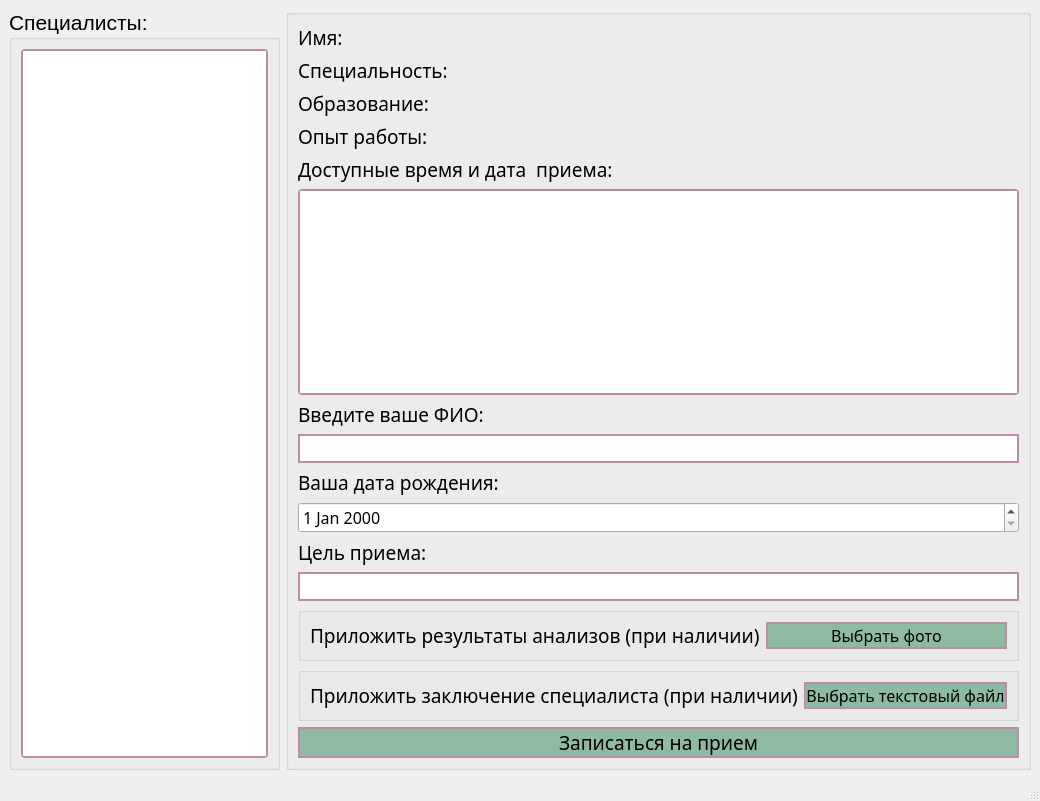
<?xml version="1.0" encoding="UTF-8"?>
<ui version="4.0">
 <class>MainWindow</class>
 <widget class="QMainWindow" name="MainWindow">
  <property name="geometry">
   <rect>
    <x>0</x>
    <y>0</y>
    <width>1040</width>
    <height>801</height>
   </rect>
  </property>
  <property name="windowTitle">
   <string>MainWindow</string>
  </property>
  <property name="styleSheet">
   <string notr="true">QPushButton{
  background-color: #8dbaa1;
  color: black;
  text-align: center;
  text-decoration: none;
  display: inline-block;
  border: 2px solid #ba8da6;
}

QPushButton:hover{
  background-color: #ba8da6;
  color: black;
  border: 2px solid #8dbaa1;
}

QLineEdit{
      border: 2px solid #ba8da6;
}

QListWidget{
  border-radius: 4px;
   border: 2px solid #ba8da6;
}
QDateWidget{
   border: 2px solid #ba8da6;
}</string>
  </property>
  <widget class="QWidget" name="centralwidget">
   <layout class="QGridLayout" name="gridLayout">
    <item row="1" column="1">
     <widget class="QGroupBox" name="groupBox_2">
      <property name="font">
       <font>
        <family>SF UI Display</family>
        <pointsize>12</pointsize>
       </font>
      </property>
      <property name="title">
       <string/>
      </property>
      <layout class="QGridLayout" name="gridLayout_3">
       <item row="13" column="0">
        <widget class="QLabel" name="label_8">
         <property name="font">
          <font>
           <family>SF UI Display</family>
           <pointsize>14</pointsize>
          </font>
         </property>
         <property name="text">
          <string>Цель приема:</string>
         </property>
        </widget>
       </item>
       <item row="4" column="0">
        <widget class="QLabel" name="experience_label">
         <property name="font">
          <font>
           <family>SF UI Display</family>
           <pointsize>14</pointsize>
          </font>
         </property>
         <property name="text">
          <string>&lt;html&gt;&lt;head/&gt;&lt;body&gt;&lt;p&gt;&lt;span style=&quot; font-size:14pt;&quot;&gt;Опыт работы:&lt;/span&gt;&lt;/p&gt;&lt;/body&gt;&lt;/html&gt;</string>
         </property>
        </widget>
       </item>
       <item row="10" column="0">
        <widget class="QLineEdit" name="name_label">
         <property name="font">
          <font>
           <family>SF UI Display</family>
           <pointsize>12</pointsize>
          </font>
         </property>
        </widget>
       </item>
       <item row="12" column="0">
        <widget class="QDateEdit" name="birthday_label">
         <property name="palette">
          <palette>
           <active/>
           <inactive/>
           <disabled/>
          </palette>
         </property>
         <property name="font">
          <font>
           <family>SF UI Display</family>
           <pointsize>12</pointsize>
          </font>
         </property>
        </widget>
       </item>
       <item row="2" column="0">
        <widget class="QLabel" name="prof_label">
         <property name="font">
          <font>
           <family>SF UI Display</family>
           <pointsize>14</pointsize>
          </font>
         </property>
         <property name="text">
          <string>&lt;html&gt;&lt;head/&gt;&lt;body&gt;&lt;p&gt;&lt;span style=&quot; font-size:14pt;&quot;&gt;Специальность:&lt;/span&gt;&lt;/p&gt;&lt;/body&gt;&lt;/html&gt;</string>
         </property>
        </widget>
       </item>
       <item row="18" column="0">
        <widget class="QPushButton" name="make_button">
         <property name="font">
          <font>
           <family>SF UI Display</family>
           <pointsize>14</pointsize>
           <underline>false</underline>
           <strikeout>false</strikeout>
          </font>
         </property>
         <property name="text">
          <string>Записаться на прием</string>
         </property>
        </widget>
       </item>
       <item row="3" column="0">
        <widget class="QLabel" name="education_label">
         <property name="font">
          <font>
           <family>SF UI Display</family>
           <pointsize>14</pointsize>
          </font>
         </property>
         <property name="text">
          <string>&lt;html&gt;&lt;head/&gt;&lt;body&gt;&lt;p&gt;&lt;span style=&quot; font-size:14pt;&quot;&gt;Образование:&lt;/span&gt;&lt;/p&gt;&lt;/body&gt;&lt;/html&gt;</string>
         </property>
        </widget>
       </item>
       <item row="7" column="0">
        <widget class="QLabel" name="label_5">
         <property name="font">
          <font>
           <family>SF UI Display</family>
           <pointsize>14</pointsize>
          </font>
         </property>
         <property name="text">
          <string>Доступные время и дата  приема:</string>
         </property>
        </widget>
       </item>
       <item row="8" column="0">
        <widget class="QListWidget" name="dates_list">
         <property name="font">
          <font>
           <family>SF UI Display</family>
           <pointsize>12</pointsize>
          </font>
         </property>
        </widget>
       </item>
       <item row="9" column="0">
        <widget class="QLabel" name="label_6">
         <property name="font">
          <font>
           <family>SF UI Display</family>
           <pointsize>14</pointsize>
          </font>
         </property>
         <property name="text">
          <string>Введите ваше ФИО:</string>
         </property>
        </widget>
       </item>
       <item row="1" column="0">
        <widget class="QLabel" name="label">
         <property name="font">
          <font>
           <family>SF UI Display</family>
           <pointsize>14</pointsize>
          </font>
         </property>
         <property name="text">
          <string>Имя: </string>
         </property>
        </widget>
       </item>
       <item row="11" column="0">
        <widget class="QLabel" name="label_7">
         <property name="font">
          <font>
           <family>SF UI Display</family>
           <pointsize>14</pointsize>
          </font>
         </property>
         <property name="text">
          <string>Ваша дата рождения:</string>
         </property>
        </widget>
       </item>
       <item row="14" column="0">
        <widget class="QLineEdit" name="goal_label">
         <property name="font">
          <font>
           <family>SF UI Display</family>
           <pointsize>12</pointsize>
          </font>
         </property>
        </widget>
       </item>
       <item row="15" column="0">
        <widget class="QGroupBox" name="groupBox_3">
         <property name="font">
          <font>
           <family>SF UI Display</family>
           <pointsize>12</pointsize>
          </font>
         </property>
         <property name="title">
          <string/>
         </property>
         <layout class="QGridLayout" name="gridLayout_2">
          <item row="0" column="0">
           <widget class="QLabel" name="label_9">
            <property name="font">
             <font>
              <family>SF UI Display</family>
              <pointsize>14</pointsize>
             </font>
            </property>
            <property name="text">
             <string>Приложить результаты анализов (при наличии)</string>
            </property>
           </widget>
          </item>
          <item row="0" column="1">
           <widget class="QPushButton" name="photo_button">
            <property name="font">
             <font>
              <family>SF UI Display</family>
              <pointsize>12</pointsize>
              <underline>false</underline>
              <strikeout>false</strikeout>
             </font>
            </property>
            <property name="text">
             <string>Выбрать фото</string>
            </property>
           </widget>
          </item>
         </layout>
        </widget>
       </item>
       <item row="16" column="0">
        <widget class="QGroupBox" name="groupBox">
         <property name="font">
          <font>
           <family>SF UI Display</family>
           <pointsize>12</pointsize>
          </font>
         </property>
         <property name="title">
          <string/>
         </property>
         <layout class="QGridLayout" name="gridLayout_4">
          <item row="0" column="1">
           <widget class="QPushButton" name="text_button">
            <property name="font">
             <font>
              <family>SF UI Display</family>
              <pointsize>12</pointsize>
              <underline>false</underline>
              <strikeout>false</strikeout>
             </font>
            </property>
            <property name="text">
             <string>Выбрать текстовый файл</string>
            </property>
           </widget>
          </item>
          <item row="0" column="0">
           <widget class="QLabel" name="label_2">
            <property name="font">
             <font>
              <family>SF UI Display</family>
              <pointsize>14</pointsize>
             </font>
            </property>
            <property name="text">
             <string>Приложить заключение специалиста (при наличии)</string>
            </property>
           </widget>
          </item>
         </layout>
        </widget>
       </item>
      </layout>
     </widget>
    </item>
    <item row="1" column="0">
     <widget class="QGroupBox" name="groupBox_4">
      <property name="font">
       <font>
        <pointsize>16</pointsize>
       </font>
      </property>
      <property name="title">
       <string>Специалисты:</string>
      </property>
      <layout class="QGridLayout" name="gridLayout_5">
       <item row="0" column="0">
        <widget class="QListWidget" name="names_list">
         <property name="palette">
          <palette>
           <active>
            <colorrole role="WindowText">
             <brush brushstyle="SolidPattern">
              <color alpha="255">
               <red>0</red>
               <green>0</green>
               <blue>0</blue>
              </color>
             </brush>
            </colorrole>
            <colorrole role="Button">
             <brush brushstyle="SolidPattern">
              <color alpha="255">
               <red>186</red>
               <green>141</green>
               <blue>166</blue>
              </color>
             </brush>
            </colorrole>
            <colorrole role="Light">
             <brush brushstyle="SolidPattern">
              <color alpha="255">
               <red>255</red>
               <green>217</green>
               <blue>238</blue>
              </color>
             </brush>
            </colorrole>
            <colorrole role="Midlight">
             <brush brushstyle="SolidPattern">
              <color alpha="255">
               <red>220</red>
               <green>179</green>
               <blue>202</blue>
              </color>
             </brush>
            </colorrole>
            <colorrole role="Dark">
             <brush brushstyle="SolidPattern">
              <color alpha="255">
               <red>93</red>
               <green>71</green>
               <blue>83</blue>
              </color>
             </brush>
            </colorrole>
            <colorrole role="Mid">
             <brush brushstyle="SolidPattern">
              <color alpha="255">
               <red>124</red>
               <green>94</green>
               <blue>111</blue>
              </color>
             </brush>
            </colorrole>
            <colorrole role="Text">
             <brush brushstyle="SolidPattern">
              <color alpha="255">
               <red>0</red>
               <green>0</green>
               <blue>0</blue>
              </color>
             </brush>
            </colorrole>
            <colorrole role="BrightText">
             <brush brushstyle="SolidPattern">
              <color alpha="255">
               <red>255</red>
               <green>255</green>
               <blue>255</blue>
              </color>
             </brush>
            </colorrole>
            <colorrole role="ButtonText">
             <brush brushstyle="SolidPattern">
              <color alpha="255">
               <red>0</red>
               <green>0</green>
               <blue>0</blue>
              </color>
             </brush>
            </colorrole>
            <colorrole role="Base">
             <brush brushstyle="SolidPattern">
              <color alpha="255">
               <red>255</red>
               <green>255</green>
               <blue>255</blue>
              </color>
             </brush>
            </colorrole>
            <colorrole role="Window">
             <brush brushstyle="SolidPattern">
              <color alpha="255">
               <red>186</red>
               <green>141</green>
               <blue>166</blue>
              </color>
             </brush>
            </colorrole>
            <colorrole role="Shadow">
             <brush brushstyle="SolidPattern">
              <color alpha="255">
               <red>0</red>
               <green>0</green>
               <blue>0</blue>
              </color>
             </brush>
            </colorrole>
            <colorrole role="Highlight">
             <brush brushstyle="SolidPattern">
              <color alpha="255">
               <red>141</red>
               <green>186</green>
               <blue>161</blue>
              </color>
             </brush>
            </colorrole>
            <colorrole role="Link">
             <brush brushstyle="SolidPattern">
              <color alpha="255">
               <red>141</red>
               <green>186</green>
               <blue>161</blue>
              </color>
             </brush>
            </colorrole>
            <colorrole role="AlternateBase">
             <brush brushstyle="SolidPattern">
              <color alpha="255">
               <red>220</red>
               <green>198</green>
               <blue>210</blue>
              </color>
             </brush>
            </colorrole>
            <colorrole role="ToolTipBase">
             <brush brushstyle="SolidPattern">
              <color alpha="255">
               <red>255</red>
               <green>255</green>
               <blue>220</blue>
              </color>
             </brush>
            </colorrole>
            <colorrole role="ToolTipText">
             <brush brushstyle="SolidPattern">
              <color alpha="255">
               <red>0</red>
               <green>0</green>
               <blue>0</blue>
              </color>
             </brush>
            </colorrole>
            <colorrole role="PlaceholderText">
             <brush brushstyle="SolidPattern">
              <color alpha="128">
               <red>0</red>
               <green>0</green>
               <blue>0</blue>
              </color>
             </brush>
            </colorrole>
           </active>
           <inactive>
            <colorrole role="WindowText">
             <brush brushstyle="SolidPattern">
              <color alpha="255">
               <red>0</red>
               <green>0</green>
               <blue>0</blue>
              </color>
             </brush>
            </colorrole>
            <colorrole role="Button">
             <brush brushstyle="SolidPattern">
              <color alpha="255">
               <red>186</red>
               <green>141</green>
               <blue>166</blue>
              </color>
             </brush>
            </colorrole>
            <colorrole role="Light">
             <brush brushstyle="SolidPattern">
              <color alpha="255">
               <red>255</red>
               <green>217</green>
               <blue>238</blue>
              </color>
             </brush>
            </colorrole>
            <colorrole role="Midlight">
             <brush brushstyle="SolidPattern">
              <color alpha="255">
               <red>220</red>
               <green>179</green>
               <blue>202</blue>
              </color>
             </brush>
            </colorrole>
            <colorrole role="Dark">
             <brush brushstyle="SolidPattern">
              <color alpha="255">
               <red>93</red>
               <green>71</green>
               <blue>83</blue>
              </color>
             </brush>
            </colorrole>
            <colorrole role="Mid">
             <brush brushstyle="SolidPattern">
              <color alpha="255">
               <red>124</red>
               <green>94</green>
               <blue>111</blue>
              </color>
             </brush>
            </colorrole>
            <colorrole role="Text">
             <brush brushstyle="SolidPattern">
              <color alpha="255">
               <red>0</red>
               <green>0</green>
               <blue>0</blue>
              </color>
             </brush>
            </colorrole>
            <colorrole role="BrightText">
             <brush brushstyle="SolidPattern">
              <color alpha="255">
               <red>255</red>
               <green>255</green>
               <blue>255</blue>
              </color>
             </brush>
            </colorrole>
            <colorrole role="ButtonText">
             <brush brushstyle="SolidPattern">
              <color alpha="255">
               <red>0</red>
               <green>0</green>
               <blue>0</blue>
              </color>
             </brush>
            </colorrole>
            <colorrole role="Base">
             <brush brushstyle="SolidPattern">
              <color alpha="255">
               <red>255</red>
               <green>255</green>
               <blue>255</blue>
              </color>
             </brush>
            </colorrole>
            <colorrole role="Window">
             <brush brushstyle="SolidPattern">
              <color alpha="255">
               <red>186</red>
               <green>141</green>
               <blue>166</blue>
              </color>
             </brush>
            </colorrole>
            <colorrole role="Shadow">
             <brush brushstyle="SolidPattern">
              <color alpha="255">
               <red>0</red>
               <green>0</green>
               <blue>0</blue>
              </color>
             </brush>
            </colorrole>
            <colorrole role="Highlight">
             <brush brushstyle="SolidPattern">
              <color alpha="255">
               <red>141</red>
               <green>186</green>
               <blue>161</blue>
              </color>
             </brush>
            </colorrole>
            <colorrole role="Link">
             <brush brushstyle="SolidPattern">
              <color alpha="255">
               <red>141</red>
               <green>186</green>
               <blue>161</blue>
              </color>
             </brush>
            </colorrole>
            <colorrole role="AlternateBase">
             <brush brushstyle="SolidPattern">
              <color alpha="255">
               <red>220</red>
               <green>198</green>
               <blue>210</blue>
              </color>
             </brush>
            </colorrole>
            <colorrole role="ToolTipBase">
             <brush brushstyle="SolidPattern">
              <color alpha="255">
               <red>255</red>
               <green>255</green>
               <blue>220</blue>
              </color>
             </brush>
            </colorrole>
            <colorrole role="ToolTipText">
             <brush brushstyle="SolidPattern">
              <color alpha="255">
               <red>0</red>
               <green>0</green>
               <blue>0</blue>
              </color>
             </brush>
            </colorrole>
            <colorrole role="PlaceholderText">
             <brush brushstyle="SolidPattern">
              <color alpha="128">
               <red>0</red>
               <green>0</green>
               <blue>0</blue>
              </color>
             </brush>
            </colorrole>
           </inactive>
           <disabled>
            <colorrole role="WindowText">
             <brush brushstyle="SolidPattern">
              <color alpha="255">
               <red>93</red>
               <green>71</green>
               <blue>83</blue>
              </color>
             </brush>
            </colorrole>
            <colorrole role="Button">
             <brush brushstyle="SolidPattern">
              <color alpha="255">
               <red>186</red>
               <green>141</green>
               <blue>166</blue>
              </color>
             </brush>
            </colorrole>
            <colorrole role="Light">
             <brush brushstyle="SolidPattern">
              <color alpha="255">
               <red>255</red>
               <green>217</green>
               <blue>238</blue>
              </color>
             </brush>
            </colorrole>
            <colorrole role="Midlight">
             <brush brushstyle="SolidPattern">
              <color alpha="255">
               <red>220</red>
               <green>179</green>
               <blue>202</blue>
              </color>
             </brush>
            </colorrole>
            <colorrole role="Dark">
             <brush brushstyle="SolidPattern">
              <color alpha="255">
               <red>93</red>
               <green>71</green>
               <blue>83</blue>
              </color>
             </brush>
            </colorrole>
            <colorrole role="Mid">
             <brush brushstyle="SolidPattern">
              <color alpha="255">
               <red>124</red>
               <green>94</green>
               <blue>111</blue>
              </color>
             </brush>
            </colorrole>
            <colorrole role="Text">
             <brush brushstyle="SolidPattern">
              <color alpha="255">
               <red>93</red>
               <green>71</green>
               <blue>83</blue>
              </color>
             </brush>
            </colorrole>
            <colorrole role="BrightText">
             <brush brushstyle="SolidPattern">
              <color alpha="255">
               <red>255</red>
               <green>255</green>
               <blue>255</blue>
              </color>
             </brush>
            </colorrole>
            <colorrole role="ButtonText">
             <brush brushstyle="SolidPattern">
              <color alpha="255">
               <red>93</red>
               <green>71</green>
               <blue>83</blue>
              </color>
             </brush>
            </colorrole>
            <colorrole role="Base">
             <brush brushstyle="SolidPattern">
              <color alpha="255">
               <red>186</red>
               <green>141</green>
               <blue>166</blue>
              </color>
             </brush>
            </colorrole>
            <colorrole role="Window">
             <brush brushstyle="SolidPattern">
              <color alpha="255">
               <red>186</red>
               <green>141</green>
               <blue>166</blue>
              </color>
             </brush>
            </colorrole>
            <colorrole role="Shadow">
             <brush brushstyle="SolidPattern">
              <color alpha="255">
               <red>0</red>
               <green>0</green>
               <blue>0</blue>
              </color>
             </brush>
            </colorrole>
            <colorrole role="Highlight">
             <brush brushstyle="SolidPattern">
              <color alpha="255">
               <red>141</red>
               <green>186</green>
               <blue>161</blue>
              </color>
             </brush>
            </colorrole>
            <colorrole role="Link">
             <brush brushstyle="SolidPattern">
              <color alpha="255">
               <red>141</red>
               <green>186</green>
               <blue>161</blue>
              </color>
             </brush>
            </colorrole>
            <colorrole role="AlternateBase">
             <brush brushstyle="SolidPattern">
              <color alpha="255">
               <red>186</red>
               <green>141</green>
               <blue>166</blue>
              </color>
             </brush>
            </colorrole>
            <colorrole role="ToolTipBase">
             <brush brushstyle="SolidPattern">
              <color alpha="255">
               <red>255</red>
               <green>255</green>
               <blue>220</blue>
              </color>
             </brush>
            </colorrole>
            <colorrole role="ToolTipText">
             <brush brushstyle="SolidPattern">
              <color alpha="255">
               <red>0</red>
               <green>0</green>
               <blue>0</blue>
              </color>
             </brush>
            </colorrole>
            <colorrole role="PlaceholderText">
             <brush brushstyle="SolidPattern">
              <color alpha="128">
               <red>0</red>
               <green>0</green>
               <blue>0</blue>
              </color>
             </brush>
            </colorrole>
           </disabled>
          </palette>
         </property>
         <property name="font">
          <font>
           <family>SF UI Display</family>
           <pointsize>20</pointsize>
          </font>
         </property>
        </widget>
       </item>
      </layout>
     </widget>
    </item>
   </layout>
  </widget>
  <widget class="QStatusBar" name="statusbar"/>
 </widget>
 <resources/>
 <connections/>
</ui>
